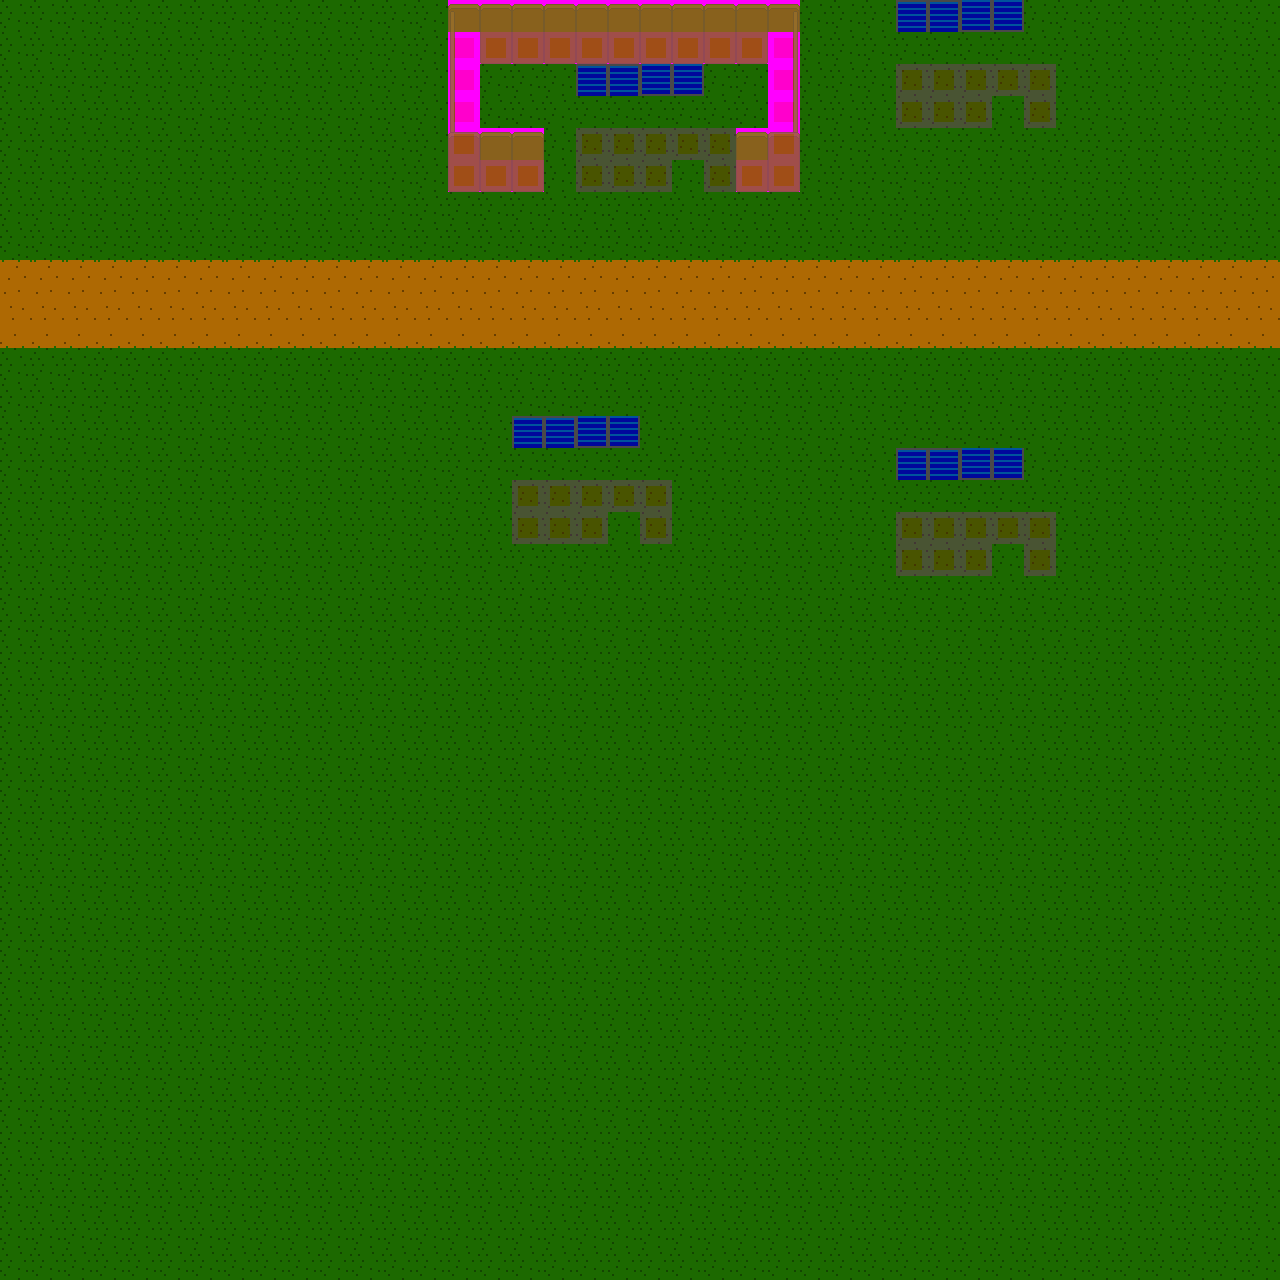

Below is a game level as drawn by its tile map, then a one-line description and the .tmx that defines it (tile-layer data replaced by summaries):
An orthogonal 40x40 tile map with 32x32 px tiles, 4 tile layers (bottom, middle, top, collide), 2 tilesets and 3 objects (player, switch, mob).

<map version="1.4" tiledversion="1.4.2" orientation="orthogonal" renderorder="right-down" width="40" height="40" tilewidth="32" tileheight="32" infinite="0" nextlayerid="6" nextobjectid="4">
 <tileset firstgid="1" source="earth_tsheet.tsx" />
 <tileset firstgid="91" source="template_dwelling_sml.tsx" />
 <layer id="1" name="bottom" width="40" height="40">
  <data>[1600 cells, 1600 non-empty, 4 distinct tile ids]</data>
 </layer>
 <layer id="2" name="middle" width="40" height="40">
  <data>[1600 cells, 58 non-empty, 12 distinct tile ids]</data>
 </layer>
 <layer id="3" name="top" width="40" height="40">
  <data>[1600 cells, 60 non-empty, 17 distinct tile ids]</data>
 </layer>
 <layer id="4" name="collide" width="40" height="40" opacity="0.2">
  <data>[1600 cells, 58 non-empty, 1 distinct tile ids]</data>
 </layer>
 <objectgroup id="5" name="rects">
  <object id="1" name="$PLAYER" type="player" x="369" y="240">
   <point />
  </object>
  <object id="2" name="Switch" type="switch" x="685.333" y="173.333">
   <properties>
    <property name="Filename" value="outpost_oak.tmx" />
    <property name="col" value="1" />
    <property name="facing" value="east" />
    <property name="row" value="1" />
   </properties>
   <point />
  </object>
  <object id="3" name="Ark" type="mob" x="528" y="209.333">
   <properties>
    <property name="Filename" value="hero_sprite.png" />
    <property name="dialogue" value="Hello, mumsy!" />
   </properties>
   <point />
  </object>
 </objectgroup>
</map>